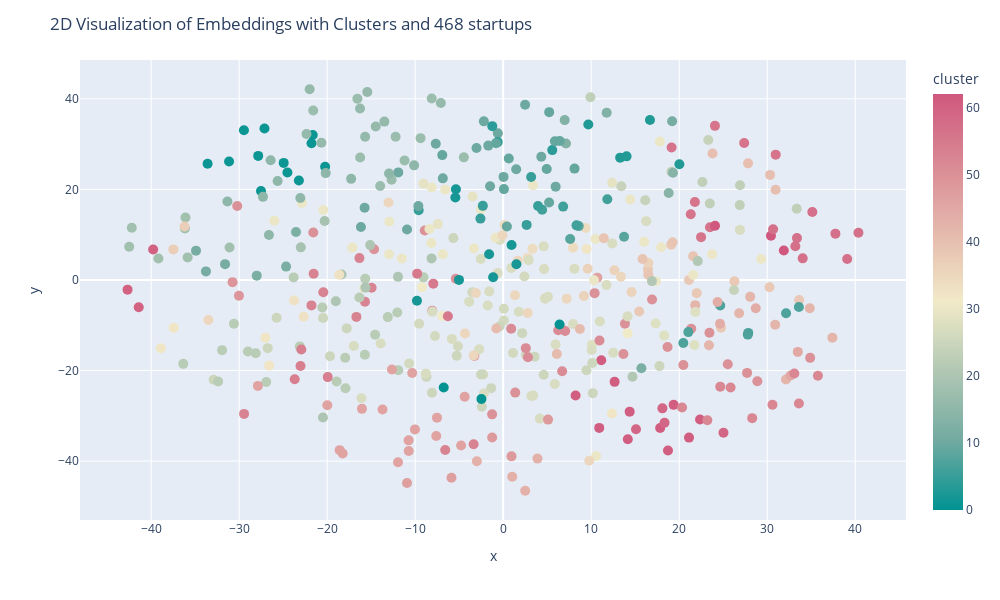
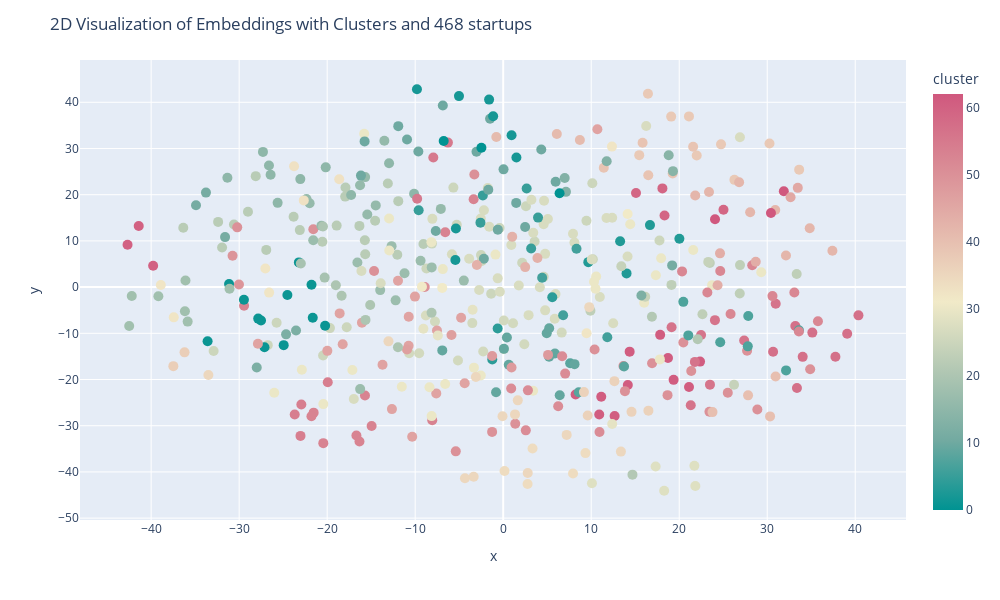
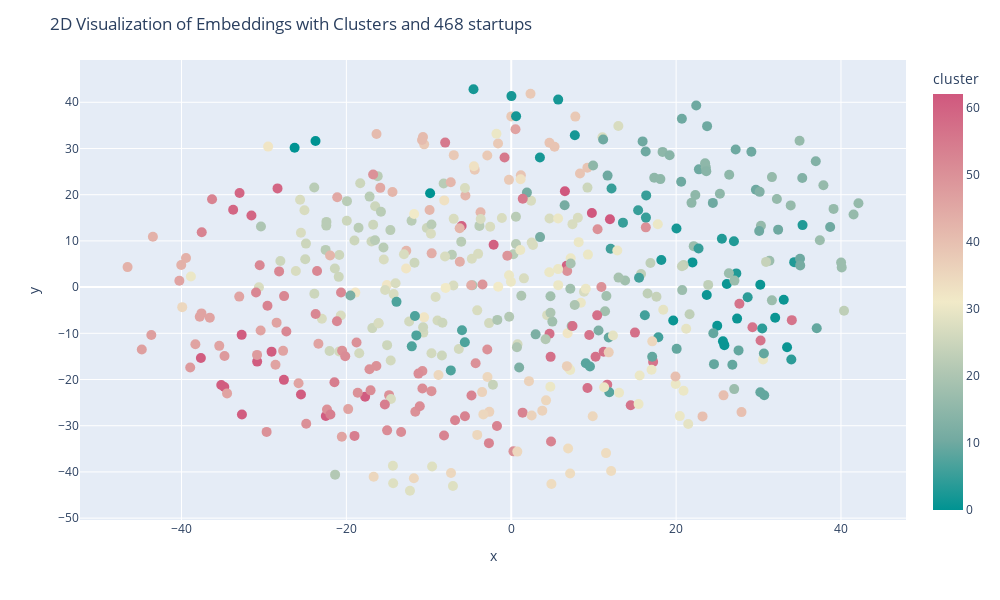

Source (notebook cell) for these figures, in order:
### Code cell
from sklearn.manifold import TSNE
import matplotlib.pyplot as plt
import seaborn as sns
from mpl_toolkits.mplot3d import Axes3D  # for 3D plotting
import plotly.express as px

# Assuming 'sample_df' contains a column 'openai_embedding_entire' with appropriate data
embeddings = np.vstack(sample_df['openai_embedding_entire'].values)

# Apply t-SNE to the embeddings with 3 components for 3D visualization
tsne = TSNE(n_components=3, perplexity=100, n_iter=1000)
tsne_results = tsne.fit_transform(embeddings)

# Prepare DataFrame for Plotly
plot_df = pd.DataFrame(tsne_results[:, [0,1]], columns=['x', 'y'])
plot_df['cluster'] =sample_df["new_cluster_index"]
plot_df['generated_cluster_label'] = sample_df["generated_cluster_label"] #+ " XX " + sample_df['Tasks/Jobs']
# Plot using Plotly with clusters
fig = px.scatter(plot_df, x='x', y='y',
                 color='cluster',
                 color_continuous_scale=px.colors.diverging.Tealrose,
                 hover_data=['generated_cluster_label'])
fig.update_traces(marker_size=10)
fig.update_layout(
    title=f"2D Visualization of Embeddings with Clusters and {len(sample_df)} startups", 
    hovermode='closest',
    width=1000,  # Set the width of the figure
    height=600  # Set the height of the figure
)
fig.show()

# Prepare DataFrame for Plotly
plot_df = pd.DataFrame(tsne_results[:, [0,2]], columns=['x', 'y'])
plot_df['cluster'] =sample_df["new_cluster_index"]
plot_df['generated_cluster_label'] = sample_df["generated_cluster_label"] #+ " XX " + sample_df['Tasks/Jobs']
# Plot using Plotly with clusters
fig = px.scatter(plot_df, x='x', y='y',
                 color='cluster',
                 color_continuous_scale=px.colors.diverging.Tealrose,
                 hover_data=['generated_cluster_label'])
fig.update_traces(marker_size=10)
fig.update_layout(
    title=f"2D Visualization of Embeddings with Clusters and {len(sample_df)} startups", 
    hovermode='closest',
    width=1000,  # Set the width of the figure
    height=600  # Set the height of the figure
)
fig.show()


# Prepare DataFrame for Plotly
plot_df = pd.DataFrame(tsne_results[:, [1,2]], columns=['x', 'y'])
plot_df['cluster'] =sample_df["new_cluster_index"]
plot_df['generated_cluster_label'] = sample_df["generated_cluster_label"] #+ " XX " + sample_df['Tasks/Jobs']
# Plot using Plotly with clusters
fig = px.scatter(plot_df, x='x', y='y',
                 color='cluster',
                 color_continuous_scale=px.colors.diverging.Tealrose,
                 hover_data=['generated_cluster_label'])
fig.update_traces(marker_size=10)
fig.update_layout(
    title=f"2D Visualization of Embeddings with Clusters and {len(sample_df)} startups", 
    hovermode='closest',
    width=1000,  # Set the width of the figure
    height=600  # Set the height of the figure
)
fig.show()

### Figure 1 — Plotly figure (JSON) as saved in the notebook; plotly's stock layout.template omitted (floating-point values rounded to 4 significant figures; data arrays with more than 128 entries replaced by an {"elided": "..."} marker saying what was removed)
{"data": [{"customdata": {"elided": "468x1 str values"}, "hovertemplate": "x=%{x}<br>y=%{y}<br>generated_cluster_label=%{customdata[0]}<br>cluster=%{marker.color}<extra></extra>", "legendgroup": "", "marker": {"color": {"elided": "468 int values"}, "coloraxis": "coloraxis", "size": 10, "symbol": "circle"}, "mode": "markers", "name": "", "orientation": "v", "showlegend": false, "type": "scatter", "x": {"elided": "468 float values"}, "xaxis": "x", "y": {"elided": "468 float values"}, "yaxis": "y"}], "layout": {"coloraxis": {"colorbar": {"title": {"text": "cluster"}}, "colorscale": [[0, "rgb(0, 147, 146)"], [0.1667, "rgb(114, 170, 161)"], [0.3333, "rgb(177, 199, 179)"], [0.5, "rgb(241, 234, 200)"], [0.6667, "rgb(229, 185, 173)"], [0.8333, "rgb(217, 137, 148)"], [1, "rgb(208, 88, 126)"]]}, "height": 600, "hovermode": "closest", "legend": {"tracegroupgap": 0}, "margin": {"t": 60}, "title": {"text": "2D Visualization of Embeddings with Clusters and 468 startups"}, "width": 1000, "xaxis": {"anchor": "y", "autorange": true, "domain": [0, 1], "range": [-48.09, 45.77], "title": {"text": "x"}, "type": "linear"}, "yaxis": {"anchor": "x", "autorange": true, "domain": [0, 1], "range": [-53.0, 48.58], "title": {"text": "y"}, "type": "linear"}}}

### Figure 2 — Plotly figure (JSON) as saved in the notebook; plotly's stock layout.template omitted (floating-point values rounded to 4 significant figures; data arrays with more than 128 entries replaced by an {"elided": "..."} marker saying what was removed)
{"data": [{"customdata": {"elided": "468x1 str values"}, "hovertemplate": "x=%{x}<br>y=%{y}<br>generated_cluster_label=%{customdata[0]}<br>cluster=%{marker.color}<extra></extra>", "legendgroup": "", "marker": {"color": {"elided": "468 int values"}, "coloraxis": "coloraxis", "size": 10, "symbol": "circle"}, "mode": "markers", "name": "", "orientation": "v", "showlegend": false, "type": "scatter", "x": {"elided": "468 float values"}, "xaxis": "x", "y": {"elided": "468 float values"}, "yaxis": "y"}], "layout": {"coloraxis": {"colorbar": {"title": {"text": "cluster"}}, "colorscale": [[0, "rgb(0, 147, 146)"], [0.1667, "rgb(114, 170, 161)"], [0.3333, "rgb(177, 199, 179)"], [0.5, "rgb(241, 234, 200)"], [0.6667, "rgb(229, 185, 173)"], [0.8333, "rgb(217, 137, 148)"], [1, "rgb(208, 88, 126)"]]}, "height": 600, "hovermode": "closest", "legend": {"tracegroupgap": 0}, "margin": {"t": 60}, "title": {"text": "2D Visualization of Embeddings with Clusters and 468 startups"}, "width": 1000, "xaxis": {"anchor": "y", "autorange": true, "domain": [0, 1], "range": [-48.09, 45.77], "title": {"text": "x"}, "type": "linear"}, "yaxis": {"anchor": "x", "autorange": true, "domain": [0, 1], "range": [-50.41, 49.15], "title": {"text": "y"}, "type": "linear"}}}

### Figure 3 — Plotly figure (JSON) as saved in the notebook; plotly's stock layout.template omitted (floating-point values rounded to 4 significant figures; data arrays with more than 128 entries replaced by an {"elided": "..."} marker saying what was removed)
{"data": [{"customdata": {"elided": "468x1 str values"}, "hovertemplate": "x=%{x}<br>y=%{y}<br>generated_cluster_label=%{customdata[0]}<br>cluster=%{marker.color}<extra></extra>", "legendgroup": "", "marker": {"color": {"elided": "468 int values"}, "coloraxis": "coloraxis", "size": 10, "symbol": "circle"}, "mode": "markers", "name": "", "orientation": "v", "showlegend": false, "type": "scatter", "x": {"elided": "468 float values"}, "xaxis": "x", "y": {"elided": "468 float values"}, "yaxis": "y"}], "layout": {"coloraxis": {"colorbar": {"title": {"text": "cluster"}}, "colorscale": [[0, "rgb(0, 147, 146)"], [0.1667, "rgb(114, 170, 161)"], [0.3333, "rgb(177, 199, 179)"], [0.5, "rgb(241, 234, 200)"], [0.6667, "rgb(229, 185, 173)"], [0.8333, "rgb(217, 137, 148)"], [1, "rgb(208, 88, 126)"]]}, "height": 600, "hovermode": "closest", "legend": {"tracegroupgap": 0}, "margin": {"t": 60}, "title": {"text": "2D Visualization of Embeddings with Clusters and 468 startups"}, "width": 1000, "xaxis": {"anchor": "y", "autorange": true, "domain": [0, 1], "range": [-52.31, 47.89], "title": {"text": "x"}, "type": "linear"}, "yaxis": {"anchor": "x", "autorange": true, "domain": [0, 1], "range": [-50.41, 49.15], "title": {"text": "y"}, "type": "linear"}}}
